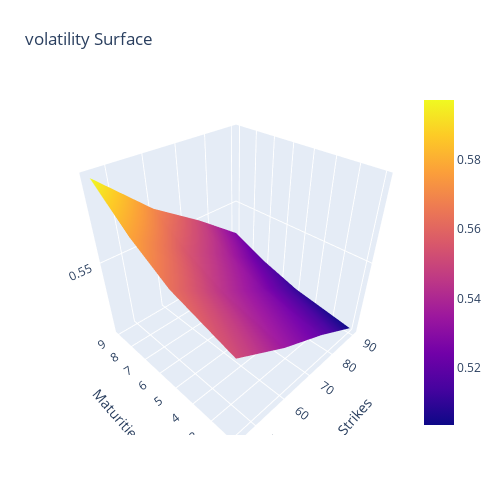

Source (notebook cell):
### Code cell
from matplotlib import cm
import plotly.graph_objects as go
x = k[::-1]
y = tau[::-1] 
fig = plt.figure()
fig = go.Figure(data=[go.Surface(z=IV, x=x, y=y)])
fig.update_layout(title='volatility Surface',scene = dict(
                    xaxis_title='Strikes',
                    yaxis_title='Maturities',
                    zaxis_title='Volatilities'), autosize=False,
                  width=500, height=500,
                  margin=dict(l=65, r=50, b=65, t=90))
fig.update_scenes(xaxis_autorange="reversed",yaxis_autorange="reversed")             
fig.show()

### Figure 1 — Plotly figure (JSON) as saved in the notebook; plotly's stock layout.template omitted (floating-point values rounded to 4 significant figures)
{"data": [{"type": "surface", "x": [90.46, 75.38, 60.31, 45.23], "y": [9, 7, 5, 2], "z": [[0.528, 0.5502, 0.5699, 0.5972], [0.5176, 0.5374, 0.5547, 0.5777], [0.5098, 0.5278, 0.5433, 0.5631], [0.5036, 0.5202, 0.5342, 0.5518]]}], "layout": {"autosize": false, "height": 500, "margin": {"b": 65, "l": 65, "r": 50, "t": 90}, "scene": {"xaxis": {"autorange": "reversed", "title": {"text": "Strikes"}}, "yaxis": {"autorange": "reversed", "title": {"text": "Maturities"}}, "zaxis": {"title": {"text": "Volatilities"}}}, "title": {"text": "volatility Surface"}, "width": 500}}
